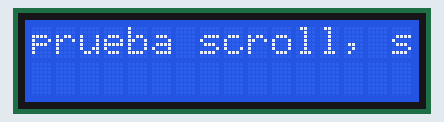
The sketch below on a simulated Arduino Uno, built with avr-gcc and run on an emulated ATmega328P. Parts: 16×2 character LCD.

Above: at 0.1 s.
At 4.7 s:
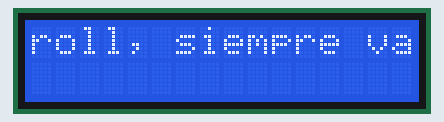
At 9.7 s:
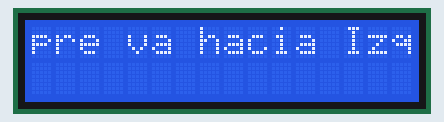
At 19.8 s:
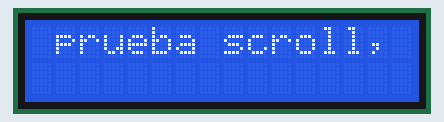
At 29.4 s:
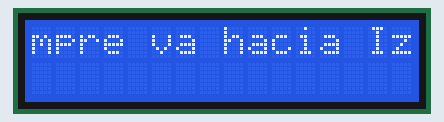
At 39.5 s:
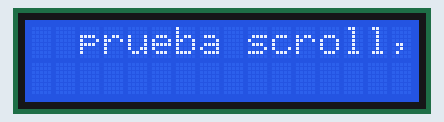

Measured:
- what the display in image 1 shows lasts 0.5 s, from 4.6 s to 5.1 s

The sketch:

lcd.ino
```cpp
#include <LiquidCrystal.h>
LiquidCrystal lcd(7,6,5,4,3,2);

void setup() {
  lcd.begin(16,2);

}

void loop() {
  lcd.setCursor(1,0);
  lcd.print("prueba scroll, siempre va hacia Izq");
  lcd.scrollDisplayLeft();
  delay(500);
}
```
